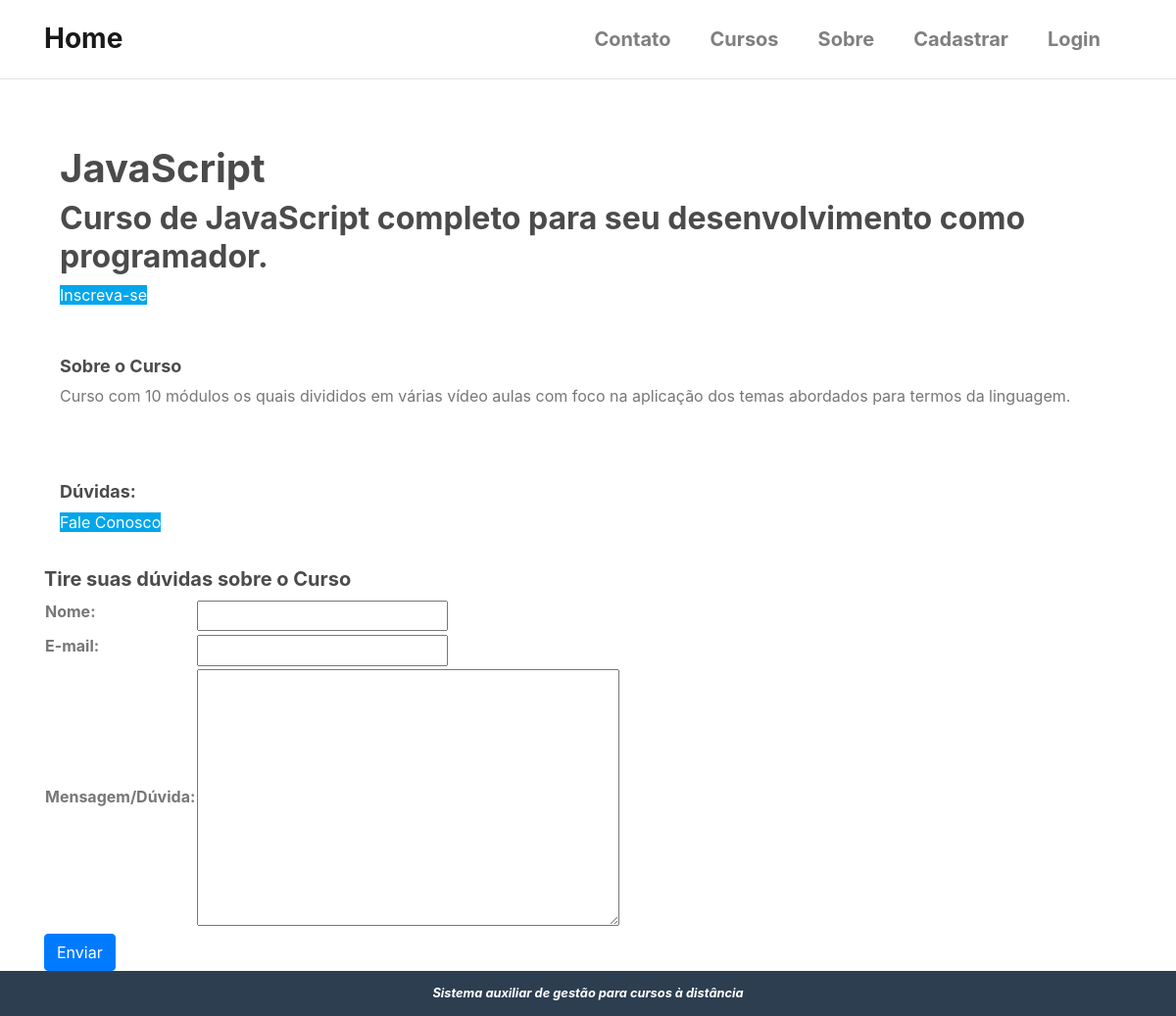
Page /cursos/javascript/ on the earlier database version.
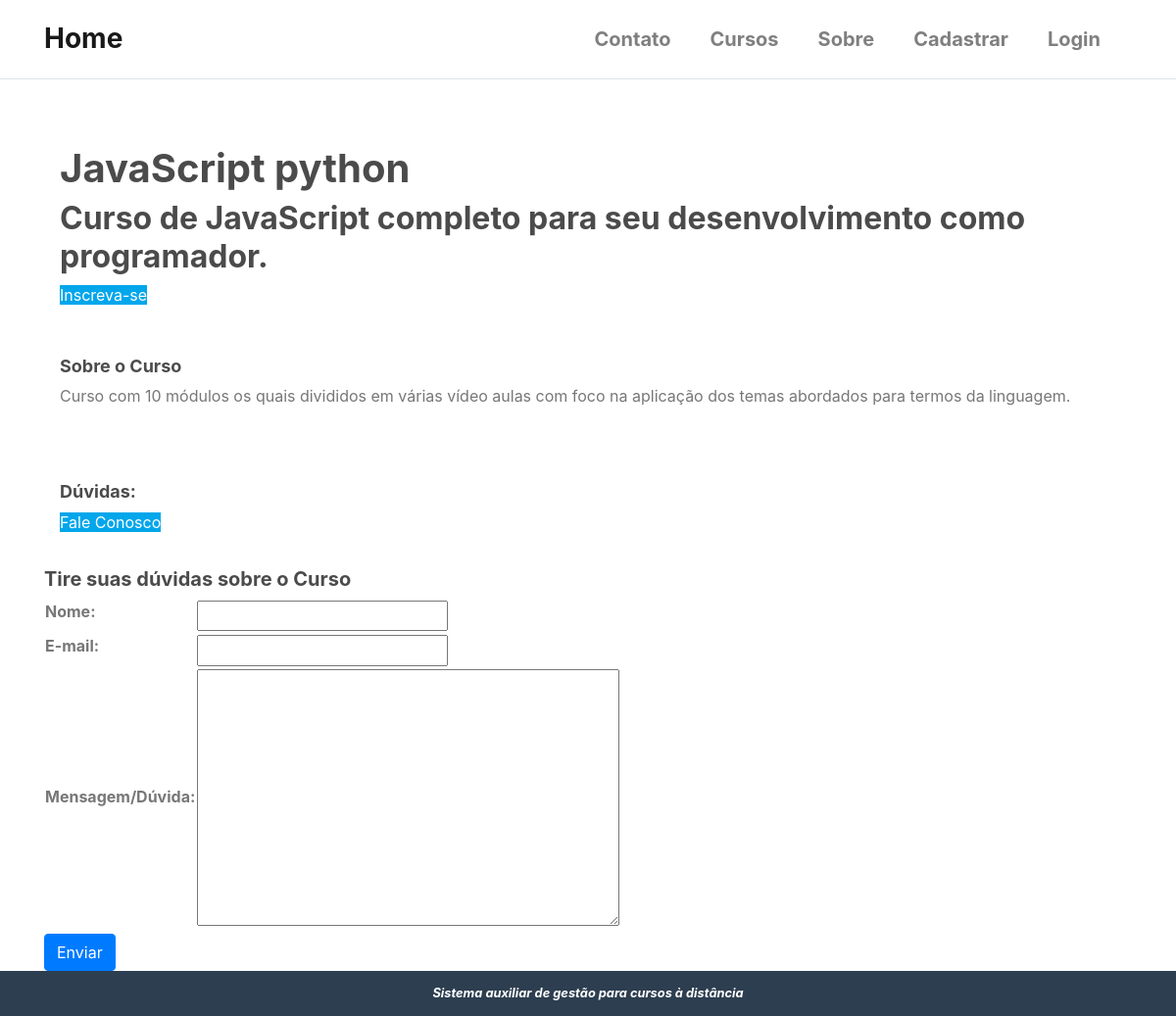
Same page on the later database version.
### cursos/models.py (models this page shows, shortened)
class Cursos(models.Model):
    nome = models.CharField('Nome', max_length=100)
    slug = models.SlugField('Atalho')
    descricao = models.TextField('Descrição Simples', blank=True)
    sobre = models.TextField('Sobre o Curso', blank=True)
    data_inicial = models.DateField(
        'Data de início', null=True, blank=True,
    )
    imagem = models.ImageField(
        upload_to='cursos/imagens', verbose_name='Imagem',
        null=True, blank=True
    )
    criado_em = models.DateTimeField('Criado em', auto_now_add=True)
    atualizado_em = models.DateTimeField('Atualizado em ', auto_now_add=True)
    objects = CursosManager()
    def __str__(self):
        return self.nome
    class Meta:
        verbose_name = 'Curso'
        verbose_name_plural = 'Cursos'
        ordering = ['nome']  # ['-name'] ordem decrescente

### cursos/views.py (the view)
# urls.py: path('<slug:slug>/', views.detalhes_curso_view, name='detalhes_curso'),
def detalhes_curso_view(request, slug):
    curso = get_object_or_404(Cursos, slug=slug)
    context = {}
    if request.method == 'POST':
        form = FormContatoCurso(request.POST, request.FILES)
        if form.is_valid():
            context['is_valid'] = True  # aciona a mensagem
            form.send_email(curso)
            form = FormContatoCurso()
    else:
        form = FormContatoCurso()
    context['curso'] = curso
    context['form'] = form
    template_name = 'cursos/detalhes_curso.html'
    return render(request, template_name, context)

### cursos/forms.py (shortened to what this page needs)
class FormContatoCurso(forms.Form):
    nome = forms.CharField(label="Nome", widget=forms.TextInput())
    email = forms.EmailField(label="E-mail", widget=forms.TextInput())
    mensagem = forms.CharField(
        label="Mensagem/Dúvida", widget=forms.Textarea())

### cursos/templates/cursos/detalhes_curso.html (shortened to what this page needs)
{% extends 'base.html' %}
{% load static %}
{% block content %}
<div class="container">
    <div class="pure-g-r content-ribbon">
        <br>
        <br>
    </div>
    <body class="d-flex flex-column min-vh-100">
        <div class="pure-g-r content-ribbon">
            <div class="pure-u-1">
                <div class="l-box">
                <h1 class="splash-head">
                    {{ curso }}
                </h1>
                <h2 class="splash-subhead">
                    {{ curso.descricao }}
                </h2>
                <p><a href="{% url 'cursos:enrollment' curso.slug %}" class="pure-button primary-button">Inscreva-se</a></p>
                </div>
            </div>
        </div>
        <div class="pure-g-r content-ribbon">
            <div class="pure-u-2-3">
                <div class="l-box">
                    <h4 class="content-subhead">Sobre o Curso</h4>
                    {{ curso.sobre|linebreaks }}
                </div>
            </div>
        </div>
        <div class="pure-u-1-3">
            <div class="l-box">
                <h4>Dúvidas:</h4>
                <p><a href="{% url 'contato' %}" class="pure-button primary-button">Fale Conosco</a></p>
            </div>
        </div>
        <div class="container">
            <div class="row">
                <div class="pure-g-r content-ribbon" id="contato">
                    <div class="pure-u-1">
                        <h3>Tire suas dúvidas sobre o Curso</h3>
                        <form method="POST" action="">
                            <table>
                                <tbody>
                                    {{ form.as_table }}
                                </tbody>
                            </table>
                            <div class="pure-controls">
                                <button type="submit" class="btn btn-primary">Enviar</button>
                            </div>
                        </form>
                    </div>
                </div>
            </div>
        </div>
    </body>
</div>
{% endblock %}

Differences in the rows shown:
changed Cursos "Curso de JavaScript completo para seu desenvolvimento como programador.": nome "JavaScript" → "JavaScript python"
